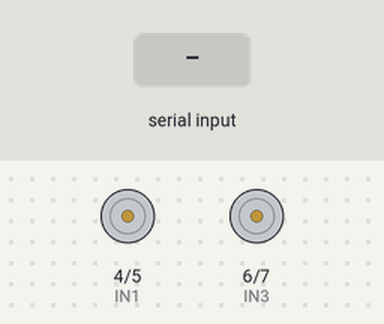
The sketch below on a simulated Arduino Uno, built with avr-gcc and run on an emulated ATmega328P. On the bench: motor-driver pin pairs drawn as motors (green arrow = first pin HIGH = forward, orange = second pin HIGH = backward, longer = more drive). Inputs (shaded band) come from the test bench.

Above: at 1.2 s.
1.3 s: "R" received over the second serial link
At 1.46 s:
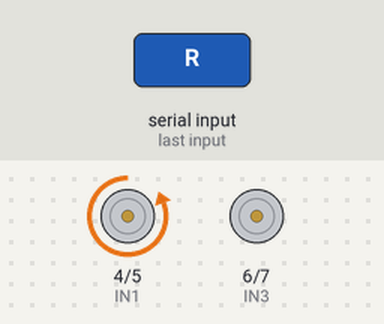
At 2.45 s:
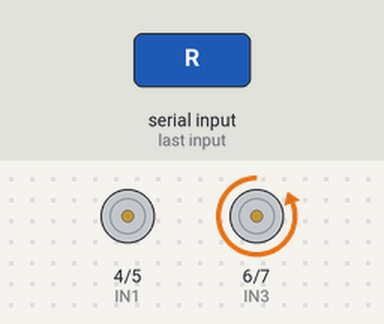
Timing chart, 0 to 16.3 s (numbered marks = the images above; inputs shaded):
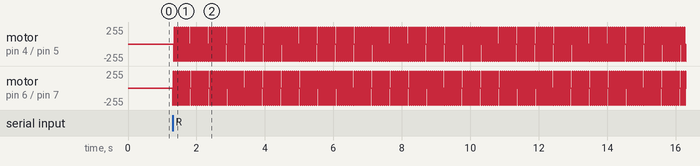

Measured:
- after the input at 1.3 s, motor on pin 4 (IN1) / pin 5 (IN2), motor on pin 6 (IN3) / pin 7 (IN4): stopped → backward 255/255 at once, then repeats every 0.06 s: forward 255/255 0.02 s, stopped 0.03 s, backward 255/255 0.02 s

The sketch:

Servoprojet2.ino
```cpp
#define IN1 4
#define IN2 5
#define IN3 6
#define IN4 7
#include <Servo.h>
#include<SoftwareSerial.h>
#define RX 9
#define TX 10
Servo Servo1;
int i=0;
SoftwareSerial BlueT(RX,TX);
char data;
void setup() {
  // put your setup code here, to run once:
   Serial.begin(9600);
  pinMode(IN1, OUTPUT);
  pinMode(IN2, OUTPUT);
  pinMode(IN3, OUTPUT);
  pinMode(IN4, OUTPUT);
  BlueT.begin(9600);
}

void loop() {
  // put your main code here, to run repeatedly:
  //Servo1.attach(6,244,2400);
  if(BlueT.available()){
    data=BlueT.read();
    if (data=='R'){
      while(data=='R'){
        digitalWrite(IN1, LOW);
          digitalWrite(IN2, LOW);
          digitalWrite(IN3, LOW);
          digitalWrite(IN4, HIGH);
          delay(15);
          digitalWrite(IN1, LOW);
          digitalWrite(IN2, LOW);
          digitalWrite(IN3, HIGH);
          digitalWrite(IN4, LOW);
          delay(15);
          digitalWrite(IN1, LOW);
          digitalWrite(IN2, HIGH);
          digitalWrite(IN3, LOW);
          digitalWrite(IN4, LOW);
          delay(15);
          digitalWrite(IN1, HIGH);
          digitalWrite(IN2, LOW);
          digitalWrite(IN3, LOW);
          digitalWrite(IN4, LOW);
          delay(15);}
    }
    if (data=='L'){
      while(data=='L'){
        digitalWrite(IN1, HIGH);
          digitalWrite(IN2, HIGH);
          digitalWrite(IN3, HIGH);
          digitalWrite(IN4, LOW);
          delay(15);
          digitalWrite(IN1, HIGH);
          digitalWrite(IN2, HIGH);
          digitalWrite(IN3, LOW);
          digitalWrite(IN4, HIGH);
          delay(15);
          digitalWrite(IN1, HIGH);
          digitalWrite(IN2, LOW);
          digitalWrite(IN3, HIGH);
          digitalWrite(IN4, HIGH);
          delay(15);
          digitalWrite(IN1, LOW);
          digitalWrite(IN2, HIGH);
          digitalWrite(IN3, HIGH);
          digitalWrite(IN4, HIGH);
          delay(15);}
    }
  }

}
```
